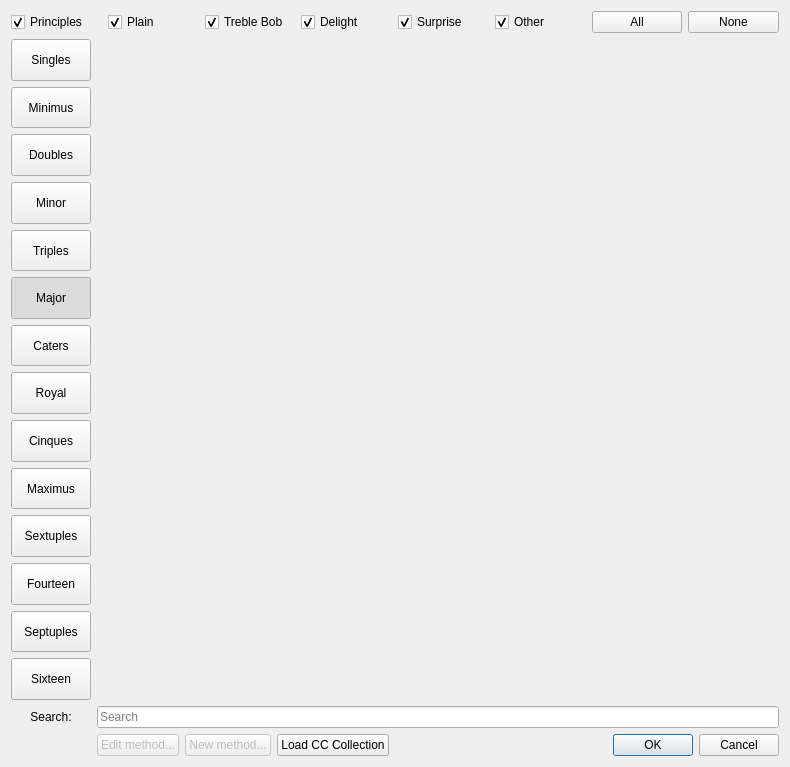
<?xml version="1.0" encoding="UTF-8"?>
<ui version="4.0">
 <class>SelectMethodDialog</class>
 <widget class="QDialog" name="SelectMethodDialog">
  <property name="geometry">
   <rect>
    <x>0</x>
    <y>0</y>
    <width>790</width>
    <height>767</height>
   </rect>
  </property>
  <property name="windowTitle">
   <string>Select Method</string>
  </property>
  <layout class="QVBoxLayout" name="verticalLayout_2">
   <item>
    <layout class="QHBoxLayout" name="horizontalLayout">
     <item>
      <widget class="QCheckBox" name="FilterPrinciples">
       <property name="text">
        <string>Principles</string>
       </property>
       <property name="checked">
        <bool>true</bool>
       </property>
      </widget>
     </item>
     <item>
      <widget class="QCheckBox" name="FilterPlain">
       <property name="text">
        <string>Plain</string>
       </property>
       <property name="checked">
        <bool>true</bool>
       </property>
      </widget>
     </item>
     <item>
      <widget class="QCheckBox" name="FilterTrebleBob">
       <property name="text">
        <string>Treble Bob</string>
       </property>
       <property name="checked">
        <bool>true</bool>
       </property>
      </widget>
     </item>
     <item>
      <widget class="QCheckBox" name="FilterDelight">
       <property name="text">
        <string>Delight</string>
       </property>
       <property name="checked">
        <bool>true</bool>
       </property>
      </widget>
     </item>
     <item>
      <widget class="QCheckBox" name="FilterSurprise">
       <property name="text">
        <string>Surprise</string>
       </property>
       <property name="checked">
        <bool>true</bool>
       </property>
      </widget>
     </item>
     <item>
      <widget class="QCheckBox" name="FilterOther">
       <property name="text">
        <string>Other</string>
       </property>
       <property name="checked">
        <bool>true</bool>
       </property>
      </widget>
     </item>
     <item>
      <widget class="QPushButton" name="FilterSelectAll">
       <property name="text">
        <string>All</string>
       </property>
      </widget>
     </item>
     <item>
      <widget class="QPushButton" name="FilterSelectNone">
       <property name="text">
        <string>None</string>
       </property>
      </widget>
     </item>
    </layout>
   </item>
   <item>
    <layout class="QGridLayout" name="gridLayout">
     <item row="0" column="0">
      <layout class="QVBoxLayout" name="verticalLayout">
       <item>
        <widget class="QPushButton" name="Select03">
         <property name="sizePolicy">
          <sizepolicy hsizetype="Minimum" vsizetype="MinimumExpanding">
           <horstretch>0</horstretch>
           <verstretch>0</verstretch>
          </sizepolicy>
         </property>
         <property name="text">
          <string>Singles</string>
         </property>
         <property name="checkable">
          <bool>true</bool>
         </property>
         <property name="autoExclusive">
          <bool>true</bool>
         </property>
         <property name="autoDefault">
          <bool>false</bool>
         </property>
        </widget>
       </item>
       <item>
        <widget class="QPushButton" name="Select04">
         <property name="sizePolicy">
          <sizepolicy hsizetype="Minimum" vsizetype="MinimumExpanding">
           <horstretch>0</horstretch>
           <verstretch>0</verstretch>
          </sizepolicy>
         </property>
         <property name="text">
          <string>Minimus</string>
         </property>
         <property name="checkable">
          <bool>true</bool>
         </property>
         <property name="autoExclusive">
          <bool>true</bool>
         </property>
         <property name="autoDefault">
          <bool>false</bool>
         </property>
        </widget>
       </item>
       <item>
        <widget class="QPushButton" name="Select05">
         <property name="sizePolicy">
          <sizepolicy hsizetype="Minimum" vsizetype="MinimumExpanding">
           <horstretch>0</horstretch>
           <verstretch>0</verstretch>
          </sizepolicy>
         </property>
         <property name="text">
          <string>Doubles</string>
         </property>
         <property name="checkable">
          <bool>true</bool>
         </property>
         <property name="autoExclusive">
          <bool>true</bool>
         </property>
         <property name="autoDefault">
          <bool>false</bool>
         </property>
        </widget>
       </item>
       <item>
        <widget class="QPushButton" name="Select06">
         <property name="sizePolicy">
          <sizepolicy hsizetype="Minimum" vsizetype="MinimumExpanding">
           <horstretch>0</horstretch>
           <verstretch>0</verstretch>
          </sizepolicy>
         </property>
         <property name="text">
          <string>Minor</string>
         </property>
         <property name="checkable">
          <bool>true</bool>
         </property>
         <property name="autoExclusive">
          <bool>true</bool>
         </property>
         <property name="autoDefault">
          <bool>false</bool>
         </property>
        </widget>
       </item>
       <item>
        <widget class="QPushButton" name="Select07">
         <property name="sizePolicy">
          <sizepolicy hsizetype="Minimum" vsizetype="MinimumExpanding">
           <horstretch>0</horstretch>
           <verstretch>0</verstretch>
          </sizepolicy>
         </property>
         <property name="text">
          <string>Triples</string>
         </property>
         <property name="checkable">
          <bool>true</bool>
         </property>
         <property name="autoExclusive">
          <bool>true</bool>
         </property>
         <property name="autoDefault">
          <bool>false</bool>
         </property>
        </widget>
       </item>
       <item>
        <widget class="QPushButton" name="Select08">
         <property name="sizePolicy">
          <sizepolicy hsizetype="Minimum" vsizetype="MinimumExpanding">
           <horstretch>0</horstretch>
           <verstretch>0</verstretch>
          </sizepolicy>
         </property>
         <property name="text">
          <string>Major</string>
         </property>
         <property name="checkable">
          <bool>true</bool>
         </property>
         <property name="checked">
          <bool>true</bool>
         </property>
         <property name="autoExclusive">
          <bool>true</bool>
         </property>
         <property name="autoDefault">
          <bool>false</bool>
         </property>
        </widget>
       </item>
       <item>
        <widget class="QPushButton" name="Select09">
         <property name="sizePolicy">
          <sizepolicy hsizetype="Minimum" vsizetype="MinimumExpanding">
           <horstretch>0</horstretch>
           <verstretch>0</verstretch>
          </sizepolicy>
         </property>
         <property name="text">
          <string>Caters</string>
         </property>
         <property name="checkable">
          <bool>true</bool>
         </property>
         <property name="autoExclusive">
          <bool>true</bool>
         </property>
         <property name="autoDefault">
          <bool>false</bool>
         </property>
        </widget>
       </item>
       <item>
        <widget class="QPushButton" name="Select10">
         <property name="sizePolicy">
          <sizepolicy hsizetype="Minimum" vsizetype="MinimumExpanding">
           <horstretch>0</horstretch>
           <verstretch>0</verstretch>
          </sizepolicy>
         </property>
         <property name="text">
          <string>Royal</string>
         </property>
         <property name="checkable">
          <bool>true</bool>
         </property>
         <property name="autoExclusive">
          <bool>true</bool>
         </property>
         <property name="autoDefault">
          <bool>false</bool>
         </property>
        </widget>
       </item>
       <item>
        <widget class="QPushButton" name="Select11">
         <property name="sizePolicy">
          <sizepolicy hsizetype="Minimum" vsizetype="MinimumExpanding">
           <horstretch>0</horstretch>
           <verstretch>0</verstretch>
          </sizepolicy>
         </property>
         <property name="text">
          <string>Cinques</string>
         </property>
         <property name="checkable">
          <bool>true</bool>
         </property>
         <property name="autoExclusive">
          <bool>true</bool>
         </property>
         <property name="autoDefault">
          <bool>false</bool>
         </property>
        </widget>
       </item>
       <item>
        <widget class="QPushButton" name="Select12">
         <property name="sizePolicy">
          <sizepolicy hsizetype="Minimum" vsizetype="MinimumExpanding">
           <horstretch>0</horstretch>
           <verstretch>0</verstretch>
          </sizepolicy>
         </property>
         <property name="text">
          <string>Maximus</string>
         </property>
         <property name="checkable">
          <bool>true</bool>
         </property>
         <property name="autoExclusive">
          <bool>true</bool>
         </property>
         <property name="autoDefault">
          <bool>false</bool>
         </property>
        </widget>
       </item>
       <item>
        <widget class="QPushButton" name="Select13">
         <property name="sizePolicy">
          <sizepolicy hsizetype="Minimum" vsizetype="MinimumExpanding">
           <horstretch>0</horstretch>
           <verstretch>0</verstretch>
          </sizepolicy>
         </property>
         <property name="text">
          <string>Sextuples</string>
         </property>
         <property name="checkable">
          <bool>true</bool>
         </property>
         <property name="autoExclusive">
          <bool>true</bool>
         </property>
         <property name="autoDefault">
          <bool>false</bool>
         </property>
        </widget>
       </item>
       <item>
        <widget class="QPushButton" name="Select14">
         <property name="sizePolicy">
          <sizepolicy hsizetype="Minimum" vsizetype="MinimumExpanding">
           <horstretch>0</horstretch>
           <verstretch>0</verstretch>
          </sizepolicy>
         </property>
         <property name="text">
          <string>Fourteen</string>
         </property>
         <property name="checkable">
          <bool>true</bool>
         </property>
         <property name="autoExclusive">
          <bool>true</bool>
         </property>
         <property name="autoDefault">
          <bool>false</bool>
         </property>
        </widget>
       </item>
       <item>
        <widget class="QPushButton" name="Select15">
         <property name="sizePolicy">
          <sizepolicy hsizetype="Minimum" vsizetype="MinimumExpanding">
           <horstretch>0</horstretch>
           <verstretch>0</verstretch>
          </sizepolicy>
         </property>
         <property name="text">
          <string>Septuples</string>
         </property>
         <property name="checkable">
          <bool>true</bool>
         </property>
         <property name="autoExclusive">
          <bool>true</bool>
         </property>
         <property name="autoDefault">
          <bool>false</bool>
         </property>
        </widget>
       </item>
       <item>
        <widget class="QPushButton" name="Select16">
         <property name="sizePolicy">
          <sizepolicy hsizetype="Minimum" vsizetype="MinimumExpanding">
           <horstretch>0</horstretch>
           <verstretch>0</verstretch>
          </sizepolicy>
         </property>
         <property name="text">
          <string>Sixteen</string>
         </property>
         <property name="checkable">
          <bool>true</bool>
         </property>
         <property name="autoExclusive">
          <bool>true</bool>
         </property>
         <property name="autoDefault">
          <bool>false</bool>
         </property>
        </widget>
       </item>
      </layout>
     </item>
     <item row="1" column="0">
      <widget class="QLabel" name="label">
       <property name="text">
        <string>Search:</string>
       </property>
       <property name="alignment">
        <set>Qt::AlignCenter</set>
       </property>
      </widget>
     </item>
     <item row="1" column="2">
      <widget class="LineEdit" name="MethodSearch">
       <property name="placeholderText">
        <string>Search</string>
       </property>
      </widget>
     </item>
     <item row="2" column="2">
      <layout class="QHBoxLayout" name="horizontalLayout_2">
       <item>
        <widget class="QPushButton" name="EditMethod">
         <property name="enabled">
          <bool>false</bool>
         </property>
         <property name="text">
          <string>Edit method...</string>
         </property>
        </widget>
       </item>
       <item>
        <widget class="QPushButton" name="NewMethod">
         <property name="enabled">
          <bool>false</bool>
         </property>
         <property name="text">
          <string>New method...</string>
         </property>
        </widget>
       </item>
       <item>
        <widget class="QPushButton" name="LoadCCCollection">
         <property name="text">
          <string>Load CC Collection</string>
         </property>
        </widget>
       </item>
       <item>
        <widget class="QDialogButtonBox" name="buttonBox">
         <property name="orientation">
          <enum>Qt::Horizontal</enum>
         </property>
         <property name="standardButtons">
          <set>QDialogButtonBox::Cancel|QDialogButtonBox::Ok</set>
         </property>
        </widget>
       </item>
      </layout>
     </item>
     <item row="0" column="2">
      <widget class="QStackedWidget" name="MethodDisplay">
       <property name="currentIndex">
        <number>-1</number>
       </property>
      </widget>
     </item>
    </layout>
   </item>
  </layout>
 </widget>
 <customwidgets>
  <customwidget>
   <class>LineEdit</class>
   <extends>QLineEdit</extends>
   <header>lineedit.h</header>
  </customwidget>
 </customwidgets>
 <resources/>
 <connections>
  <connection>
   <sender>buttonBox</sender>
   <signal>accepted()</signal>
   <receiver>SelectMethodDialog</receiver>
   <slot>accept()</slot>
   <hints>
    <hint type="sourcelabel">
     <x>558</x>
     <y>519</y>
    </hint>
    <hint type="destinationlabel">
     <x>157</x>
     <y>274</y>
    </hint>
   </hints>
  </connection>
  <connection>
   <sender>buttonBox</sender>
   <signal>rejected()</signal>
   <receiver>SelectMethodDialog</receiver>
   <slot>reject()</slot>
   <hints>
    <hint type="sourcelabel">
     <x>626</x>
     <y>525</y>
    </hint>
    <hint type="destinationlabel">
     <x>286</x>
     <y>274</y>
    </hint>
   </hints>
  </connection>
 </connections>
</ui>
